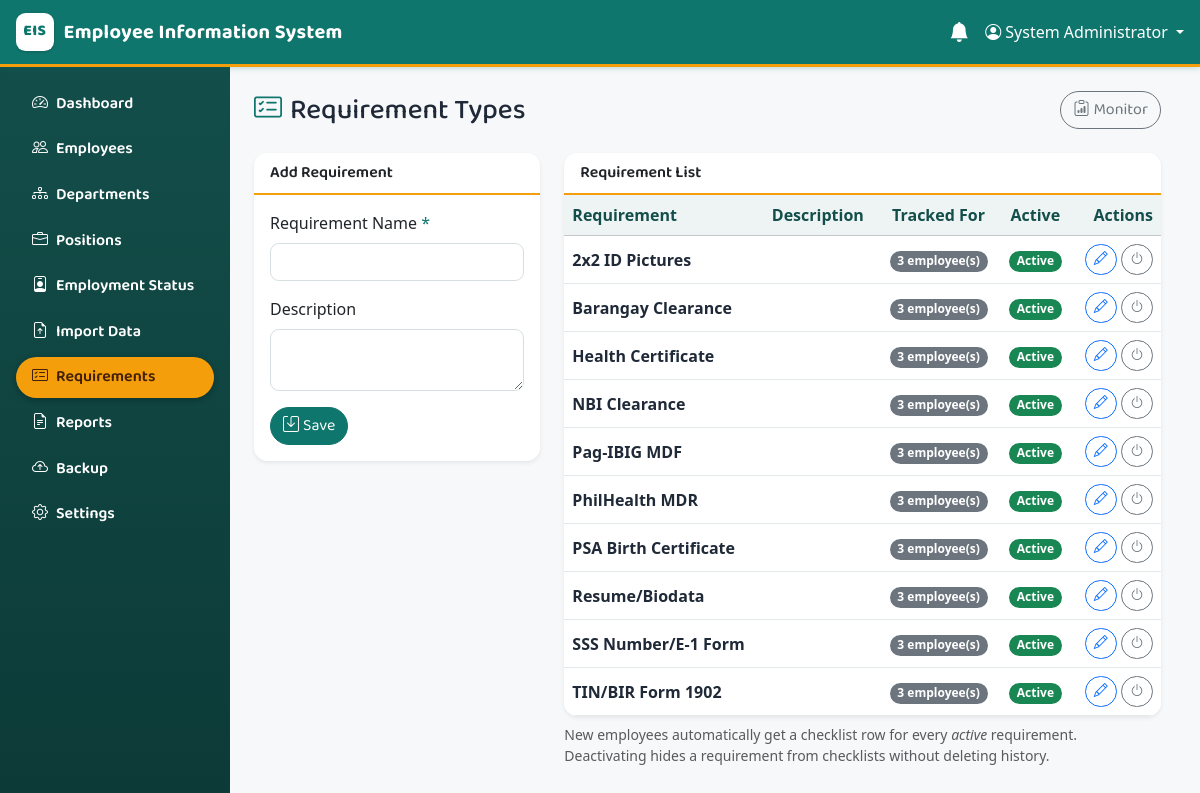
/modules/requirements/types.php (signed in), run on the app's committed database.
### tables this page shows
CREATE TABLE `requirement_types` (
  `requirement_type_id` int unsigned NOT NULL AUTO_INCREMENT,
  `requirement_name` varchar(100) NOT NULL,
  `description` varchar(255) DEFAULT NULL,
  `is_active` tinyint(1) NOT NULL DEFAULT '1',
  PRIMARY KEY (`requirement_type_id`),
  UNIQUE KEY `uq_requirement_types_name` (`requirement_name`)
);

### includes/functions.php (called while the page is built, shortened)
<?php
function e(?string $value): string
{
    return htmlspecialchars($value ?? '', ENT_QUOTES, 'UTF-8');
}
function asset_url(string $path): string
{
    $stamp = @filemtime(ROOT_PATH . $path);
    return BASE_URL . $path . ($stamp ? '?v=' . $stamp : '');
}

### modules/requirements/types.php (the view, shortened to what this page needs)
<?php
require_once __DIR__ . '/../../config/app.php';
$editing = null;
$types = $pdo->query(
    'SELECT rt.*, COUNT(er.employee_requirement_id) AS in_use
     FROM requirement_types rt
     LEFT JOIN employee_requirements er ON er.requirement_type_id = rt.requirement_type_id
     GROUP BY rt.requirement_type_id ORDER BY rt.requirement_name'
)->fetchAll();
require __DIR__ . '/../../includes/header.php';
?>
<div class="d-flex justify-content-between align-items-center mb-4">
    <h1 class="h3 mb-0"><i class="bi bi-card-checklist me-2"></i>Requirement Types</h1>
    <div>
        <a href="monitor.php" class="btn btn-outline-secondary"><i class="bi bi-clipboard-data me-1"></i>Monitor</a>
    </div>
</div>
<div class="row g-4">
    <div class="col-lg-4">
        <div class="card shadow-sm">
            <div class="card-header bg-white fw-semibold"><?= $editing ? 'Edit Requirement' : 'Add Requirement' ?></div>
            <div class="card-body">
                <form method="post">
                    <div class="mb-3">
                        <label class="form-label">Requirement Name <span class="text-danger">*</span></label>
                        <input type="text" class="form-control" name="requirement_name" maxlength="100" required
                               value="<?= e($editing['requirement_name'] ?? '') ?>">
                    </div>
                    <div class="mb-3">
                        <label class="form-label">Description</label>
                        <textarea class="form-control" name="description" rows="2" maxlength="255"><?= e($editing['description'] ?? '') ?></textarea>
                    </div>
                    <button type="submit" class="btn btn-danger"><i class="bi bi-save me-1"></i><?= $editing ? 'Update' : 'Save' ?></button>
                </form>
            </div>
        </div>
    </div>
    <div class="col-lg-8">
        <div class="card shadow-sm">
            <div class="card-header bg-white fw-semibold">Requirement List</div>
            <div class="table-responsive">
                <table class="table table-hover align-middle mb-0">
                    <thead class="table-light">
                        <tr><th>Requirement</th><th>Description</th><th class="text-center">Tracked For</th><th class="text-center">Active</th><th class="text-end">Actions</th></tr>
                    </thead>
                    <tbody>
                    <?php foreach ($types as $t): ?>
                        <tr class="<?= $t['is_active'] ? '' : 'table-secondary' ?>">
                            <td class="fw-semibold"><?= e($t['requirement_name']) ?></td>
                            <td class="small"><?= e($t['description'] ?? '') ?></td>
                            <td class="text-center"><span class="badge text-bg-secondary"><?= (int)$t['in_use'] ?> employee(s)</span></td>
                            <td class="text-center">
                                <?php if ($t['is_active']): ?>
                                    <span class="badge text-bg-success">Active</span>
                                <?php else: ?>
                                    <span class="badge text-bg-secondary">Inactive</span>
                                <?php endif; ?>
                            </td>
                            <td class="text-end text-nowrap">
                                <a href="types.php?edit=<?= (int)$t['requirement_type_id'] ?>" class="btn btn-sm btn-outline-primary"><i class="bi bi-pencil"></i></a>
                                <form method="post" class="d-inline">
                                    <button class="btn btn-sm btn-outline-secondary" title="<?= $t['is_active'] ? 'Deactivate' : 'Activate' ?>">
                                        <i class="bi bi-power"></i>
                                    </button>
                                </form>
                            </td>
                        </tr>
                    <?php endforeach; ?>
                    </tbody>
                </table>
            </div>
        </div>
        <p class="text-muted small mt-2">
            New employees automatically get a checklist row for every <em>active</em> requirement.
            Deactivating hides a requirement from checklists without deleting history.
        </p>
    </div>
</div>
<?php require __DIR__ . '/../../includes/footer.php'; ?>

### includes/header.php (shortened to what this page needs)
<!DOCTYPE html>
<html lang="en">
<head>
<link rel="stylesheet" href="<?= BASE_URL ?>/assets/css/bootstrap.min.css">
<link rel="stylesheet" href="<?= BASE_URL ?>/assets/css/bootstrap-icons.min.css">
<link rel="stylesheet" href="<?= asset_url('/assets/css/style.css') ?>">
</head>
<body data-base-url="<?= BASE_URL ?>">
<nav class="navbar navbar-dark bg-danger px-3 flex-nowrap">
    <div class="d-flex align-items-center min-w-0">
    <span class="navbar-brand fw-bold text-truncate">
        <span class="brand-mark">EIS</span><span class="d-none d-sm-inline"><?= e(APP_NAME) ?></span><span class="d-sm-none">EIS</span>
    </span>
    </div>
    <div class="d-flex align-items-center gap-3">
    <div class="dropdown">
        <a class="text-white text-decoration-none position-relative" href="#" data-bs-toggle="dropdown" title="Notifications">
            <i class="bi bi-bell-fill fs-5"></i>
        </a>
    </div>
    <div class="dropdown">
        <a class="text-white text-decoration-none dropdown-toggle" href="#" data-bs-toggle="dropdown">
            <i class="bi bi-person-circle me-1"></i><?= e($_SESSION['full_name'] ?? '') ?>
        </a>
    </div>
    </div>
</nav>
<div class="d-flex">
<?php require __DIR__ . '/sidebar.php'; ?>
<main class="flex-grow-1 p-4">

### includes/sidebar.php (shortened to what this page needs)
<?php
$current = str_replace('\\', '/', $_SERVER['PHP_SELF']);
$menu = [
    ['label' => 'Dashboard',    'icon' => 'bi-speedometer2',       'href' => '/modules/dashboard/index.php',    'match' => '/modules/dashboard/'],
    ['label' => 'Employees',    'icon' => 'bi-people',             'href' => '/modules/employees/index.php',    'match' => '/modules/employees/'],
    ['label' => 'Departments',  'icon' => 'bi-diagram-3',          'href' => '/modules/departments/index.php',  'match' => '/modules/departments/'],
    ['label' => 'Positions',    'icon' => 'bi-briefcase',          'href' => '/modules/positions/index.php',    'match' => '/modules/positions/'],
    ['label' => 'Employment Status', 'icon' => 'bi-person-badge',  'href' => '/modules/employment_statuses/index.php', 'match' => '/modules/employment_statuses/'],
    ['label' => 'Import Data',  'icon' => 'bi-file-earmark-arrow-up', 'href' => '/modules/import/index.php',    'match' => '/modules/import/'],
    ['label' => 'Requirements', 'icon' => 'bi-card-checklist',     'href' => '/modules/requirements/monitor.php', 'match' => '/modules/requirements/'],
    ['label' => 'Reports',      'icon' => 'bi-file-earmark-text',  'href' => '/modules/reports/index.php',      'match' => '/modules/reports/'],
    ['label' => 'Backup',       'icon' => 'bi-cloud-arrow-up',     'href' => '/modules/backup/index.php',       'match' => '/modules/backup/'],
    ['label' => 'Settings',     'icon' => 'bi-gear',               'href' => '/modules/settings/index.php',     'match' => '/modules/settings/'],
];
?>
<aside class="sidebar offcanvas-lg offcanvas-start bg-dark text-white" tabindex="-1" id="sidebarMenu" aria-label="Main menu">
    <div class="offcanvas-body d-block p-3">
        <ul class="nav nav-pills flex-column gap-1">
        <?php foreach ($menu as $item): ?>
            <li class="nav-item">
                <a class="nav-link text-white<?= str_contains($current, $item['match']) ? ' active' : '' ?>"
                   href="<?= BASE_URL . $item['href'] ?>">
                    <i class="bi <?= $item['icon'] ?> me-2"></i><?= e($item['label']) ?>
                </a>
            </li>
        <?php endforeach; ?>
        </ul>
    </div>
</aside>

### includes/footer.php (shortened to what this page needs)
</main>
</div>
</body>
</html>

### assets/css/style.css (style rules this page uses)
:root { --eis-primary: #0f766e; --eis-primary-dark: #0b5a54; --eis-deep: #134e4a; --eis-deep-dark: #0c3a37; --eis-accent: #f59e0b; --eis-accent-dark: #d97706; --eis-surface: #f6f8f9; --eis-card: #ffffff; --eis-line: #e4eaec; --eis-text: #1f2937; --eis-muted: #64748b; }
html, body { height: 100%; }
body { padding-right: 0 !important; margin: 0; background-color: var(--eis-surface); color: var(--eis-text); display: flex; flex-direction: column; overflow: hidden; }
body > nav.navbar { flex: 0 0 auto; }
body > .d-flex { flex: 1 1 auto; min-height: 0; }
main { flex: 1 1 auto; min-width: 0; min-height: 0; overflow: auto; scrollbar-gutter: stable; overscroll-behavior: contain; }
.min-w-0 { min-width: 0; }
h1, h2, h3, h4, h5, h6, .h1, .h2, .h3, .h4, .h5, .h6, .navbar-brand, .btn, .nav-link, .card-header, .dropdown-header { font-family: 'Baloo 2', 'Segoe UI', system-ui, sans-serif; }
h1 i, .h3 i { color: var(--eis-primary); }
.bg-danger { background-color: var(--eis-primary) !important; }
.text-danger { color: var(--eis-primary) !important; }
.btn-danger { background-color: var(--eis-primary); border-color: var(--eis-primary); }
nav.navbar { background-color: var(--eis-primary) !important; border-bottom: 3px solid var(--eis-accent); box-shadow: 0 1px 6px rgba(15, 118, 110, .25); }
.navbar-brand { font-weight: 700; letter-spacing: .3px; display: inline-flex; align-items: center; }
.brand-mark { display: inline-flex; align-items: center; justify-content: center; width: 38px; height: 38px; margin-right: .6rem; border-radius: .6rem; background: #fff; color: var(--eis-primary); font-family: 'Baloo 2', system-ui, sans-serif; font-weight: 800; font-size: .95rem; letter-spacing: .5px; line-height: 1; box-shadow: 0 1px 3px rgba(0, 0, 0, .2); flex-shrink: 0; }
.sidebar { --bs-offcanvas-width: 260px; background: linear-gradient(180deg, var(--eis-deep) 0%, var(--eis-deep-dark) 100%) !important; }
@media (min-width: 992px) { .sidebar { width: 230px; flex: 0 0 230px; height: 100%; overflow-y: auto; overscroll-behavior: contain; } }
.sidebar .nav-link { border-radius: 50rem; padding: .55rem 1rem; font-weight: 600; white-space: nowrap; }
.sidebar .nav-link.active { background-color: var(--eis-accent) !important; color: #422006 !important; box-shadow: 0 2px 6px rgba(0, 0, 0, .28); }
.sidebar .nav-link.active i { color: #422006; }
.card { border: none; border-radius: .85rem; overflow: clip; background-color: var(--eis-card); box-shadow: 0 2px 8px rgba(19, 78, 74, .07); }
.card-header { background-color: var(--eis-card) !important; border-bottom: 2px solid var(--eis-accent); font-weight: 600; }
.table { --bs-table-color: var(--eis-text); border-color: var(--eis-line); }
.table-light, .table thead.table-light th { --bs-table-bg: #eef4f4; color: #134e4a; }
.btn { border-radius: 50rem; }
.form-control, .form-select { border-radius: .55rem; border-color: #d5dee0; }
.badge { border-radius: 50rem; }
main { min-width: 0; }

### data on the page
requirement_types: requirement_name "2x2 ID Pictures", in_use "3", is_active "Active"
requirement_types: requirement_name "Barangay Clearance", in_use "3", is_active "Active"
requirement_types: requirement_name "Health Certificate", in_use "3", is_active "Active"
requirement_types: requirement_name "NBI Clearance", in_use "3", is_active "Active"
requirement_types: requirement_name "Pag-IBIG MDF", in_use "3", is_active "Active"
requirement_types: requirement_name "PhilHealth MDR", in_use "3", is_active "Active"
requirement_types: requirement_name "PSA Birth Certificate", in_use "3", is_active "Active"
requirement_types: requirement_name "Resume/Biodata", in_use "3", is_active "Active"
requirement_types: requirement_name "SSS Number/E-1 Form", in_use "3", is_active "Active"
requirement_types: requirement_name "TIN/BIR Form 1902", in_use "3", is_active "Active"

### other printed values
APP_NAME "Employee Information System"
$_SESSION['full_name'] "System Administrator"
$item['label'] "Dashboard"
$item['label'] "Employees"
$item['label'] "Departments"
$item['label'] "Positions"
$item['label'] "Employment Status"
$item['label'] "Import Data"
$item['label'] "Requirements"
$item['label'] "Reports"
$item['label'] "Backup"
$item['label'] "Settings"
